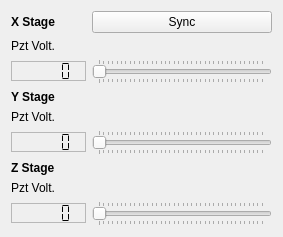
            <widget class="QWidget" name="tab_2">
             <attribute name="title">
              <string>Piezo Mode</string>
             </attribute>
             <layout class="QGridLayout" name="gridLayout_4">
              <item row="5" column="0">
               <widget class="QLCDNumber" name="lcdpiezo_rightY">
                <property name="minimumSize">
                 <size>
                  <width>75</width>
                  <height>20</height>
                 </size>
                </property>
                <property name="maximumSize">
                 <size>
                  <width>75</width>
                  <height>20</height>
                 </size>
                </property>
                <property name="font">
                 <font>
                  <weight>50</weight>
                  <bold>false</bold>
                  <underline>false</underline>
                  <strikeout>false</strikeout>
                  <stylestrategy>PreferAntialias</stylestrategy>
                  <kerning>true</kerning>
                 </font>
                </property>
                <property name="frameShape">
                 <enum>QFrame::StyledPanel</enum>
                </property>
                <property name="frameShadow">
                 <enum>QFrame::Raised</enum>
                </property>
                <property name="lineWidth">
                 <number>3</number>
                </property>
                <property name="smallDecimalPoint">
                 <bool>false</bool>
                </property>
                <property name="segmentStyle">
                 <enum>QLCDNumber::Flat</enum>
                </property>
                <property name="intValue" stdset="0">
                 <number>0</number>
                </property>
               </widget>
              </item>
              <item row="0" column="1">
               <widget class="QPushButton" name="pushButtonsync_right">
                <property name="minimumSize">
                 <size>
                  <width>180</width>
                  <height>0</height>
                 </size>
                </property>
                <property name="maximumSize">
                 <size>
                  <width>180</width>
                  <height>16777215</height>
                 </size>
                </property>
                <property name="text">
                 <string>Sync</string>
                </property>
               </widget>
              </item>
              <item row="8" column="0">
               <widget class="QLCDNumber" name="lcdpiezo_rightZ">
                <property name="enabled">
                 <bool>true</bool>
                </property>
                <property name="minimumSize">
                 <size>
                  <width>75</width>
                  <height>20</height>
                 </size>
                </property>
                <property name="maximumSize">
                 <size>
                  <width>75</width>
                  <height>20</height>
                 </size>
                </property>
                <property name="font">
                 <font>
                  <weight>50</weight>
                  <bold>false</bold>
                  <underline>false</underline>
                  <strikeout>false</strikeout>
                  <stylestrategy>PreferAntialias</stylestrategy>
                  <kerning>true</kerning>
                 </font>
                </property>
                <property name="mouseTracking">
                 <bool>false</bool>
                </property>
                <property name="frameShape">
                 <enum>QFrame::StyledPanel</enum>
                </property>
                <property name="frameShadow">
                 <enum>QFrame::Raised</enum>
                </property>
                <property name="lineWidth">
                 <number>3</number>
                </property>
                <property name="smallDecimalPoint">
                 <bool>false</bool>
                </property>
                <property name="segmentStyle">
                 <enum>QLCDNumber::Flat</enum>
                </property>
                <property name="intValue" stdset="0">
                 <number>0</number>
                </property>
               </widget>
              </item>
              <item row="7" column="0">
               <widget class="QLabel" name="label_29">
                <property name="text">
                 <string>Pzt Volt.</string>
                </property>
               </widget>
              </item>
              <item row="6" column="0">
               <widget class="QLabel" name="label_30">
                <property name="minimumSize">
                 <size>
                  <width>75</width>
                  <height>0</height>
                 </size>
                </property>
                <property name="maximumSize">
                 <size>
                  <width>75</width>
                  <height>16777215</height>
                 </size>
                </property>
                <property name="font">
                 <font>
                  <weight>75</weight>
                  <bold>true</bold>
                 </font>
                </property>
                <property name="text">
                 <string>Z Stage</string>
                </property>
               </widget>
              </item>
              <item row="4" column="0">
               <widget class="QLabel" name="label_31">
                <property name="text">
                 <string>Pzt Volt.</string>
                </property>
               </widget>
              </item>
              <item row="1" column="0">
               <widget class="QLabel" name="label_32">
                <property name="text">
                 <string>Pzt Volt.</string>
                </property>
               </widget>
              </item>
              <item row="3" column="0">
               <widget class="QLabel" name="label_33">
                <property name="minimumSize">
                 <size>
                  <width>75</width>
                  <height>0</height>
                 </size>
                </property>
                <property name="maximumSize">
                 <size>
                  <width>75</width>
                  <height>16777215</height>
                 </size>
                </property>
                <property name="font">
                 <font>
                  <weight>75</weight>
                  <bold>true</bold>
                 </font>
                </property>
                <property name="text">
                 <string>Y Stage</string>
                </property>
               </widget>
              </item>
              <item row="5" column="1">
               <widget class="QSlider" name="piezo_rightY">
                <property name="minimumSize">
                 <size>
                  <width>180</width>
                  <height>0</height>
                 </size>
                </property>
                <property name="maximumSize">
                 <size>
                  <width>180</width>
                  <height>16777215</height>
                 </size>
                </property>
                <property name="maximum">
                 <number>7500</number>
                </property>
                <property name="orientation">
                 <enum>Qt::Horizontal</enum>
                </property>
                <property name="tickPosition">
                 <enum>QSlider::TicksBothSides</enum>
                </property>
                <property name="tickInterval">
                 <number>200</number>
                </property>
               </widget>
              </item>
              <item row="0" column="0">
               <widget class="QLabel" name="label_34">
                <property name="minimumSize">
                 <size>
                  <width>75</width>
                  <height>0</height>
                 </size>
                </property>
                <property name="maximumSize">
                 <size>
                  <width>75</width>
                  <height>16777215</height>
                 </size>
                </property>
                <property name="font">
                 <font>
                  <weight>75</weight>
                  <bold>true</bold>
                 </font>
                </property>
                <property name="text">
                 <string>X Stage</string>
                </property>
               </widget>
              </item>
              <item row="2" column="0">
               <widget class="QLCDNumber" name="lcdpiezo_rightX">
                <property name="minimumSize">
                 <size>
                  <width>75</width>
                  <height>20</height>
                 </size>
                </property>
                <property name="maximumSize">
                 <size>
                  <width>75</width>
                  <height>20</height>
                 </size>
                </property>
                <property name="font">
                 <font>
                  <weight>50</weight>
                  <bold>false</bold>
                  <underline>false</underline>
                  <strikeout>false</strikeout>
                  <stylestrategy>PreferAntialias</stylestrategy>
                  <kerning>true</kerning>
                 </font>
                </property>
                <property name="frameShape">
                 <enum>QFrame::StyledPanel</enum>
                </property>
                <property name="frameShadow">
                 <enum>QFrame::Raised</enum>
                </property>
                <property name="lineWidth">
                 <number>3</number>
                </property>
                <property name="smallDecimalPoint">
                 <bool>false</bool>
                </property>
                <property name="segmentStyle">
                 <enum>QLCDNumber::Flat</enum>
                </property>
                <property name="intValue" stdset="0">
                 <number>0</number>
                </property>
               </widget>
              </item>
              <item row="8" column="1">
               <widget class="QSlider" name="piezo_rightZ">
                <property name="minimumSize">
                 <size>
                  <width>180</width>
                  <height>0</height>
                 </size>
                </property>
                <property name="maximumSize">
                 <size>
                  <width>180</width>
                  <height>16777215</height>
                 </size>
                </property>
                <property name="maximum">
                 <number>7500</number>
                </property>
                <property name="orientation">
                 <enum>Qt::Horizontal</enum>
                </property>
                <property name="tickPosition">
                 <enum>QSlider::TicksBothSides</enum>
                </property>
                <property name="tickInterval">
                 <number>200</number>
                </property>
               </widget>
              </item>
              <item row="2" column="1">
               <widget class="QSlider" name="piezo_rightX">
                <property name="minimumSize">
                 <size>
                  <width>180</width>
                  <height>0</height>
                 </size>
                </property>
                <property name="maximumSize">
                 <size>
                  <width>180</width>
                  <height>16777215</height>
                 </size>
                </property>
                <property name="maximum">
                 <number>7500</number>
                </property>
                <property name="orientation">
                 <enum>Qt::Horizontal</enum>
                </property>
                <property name="tickPosition">
                 <enum>QSlider::TicksBothSides</enum>
                </property>
                <property name="tickInterval">
                 <number>200</number>
                </property>
               </widget>
              </item>
             </layout>
            </widget>
